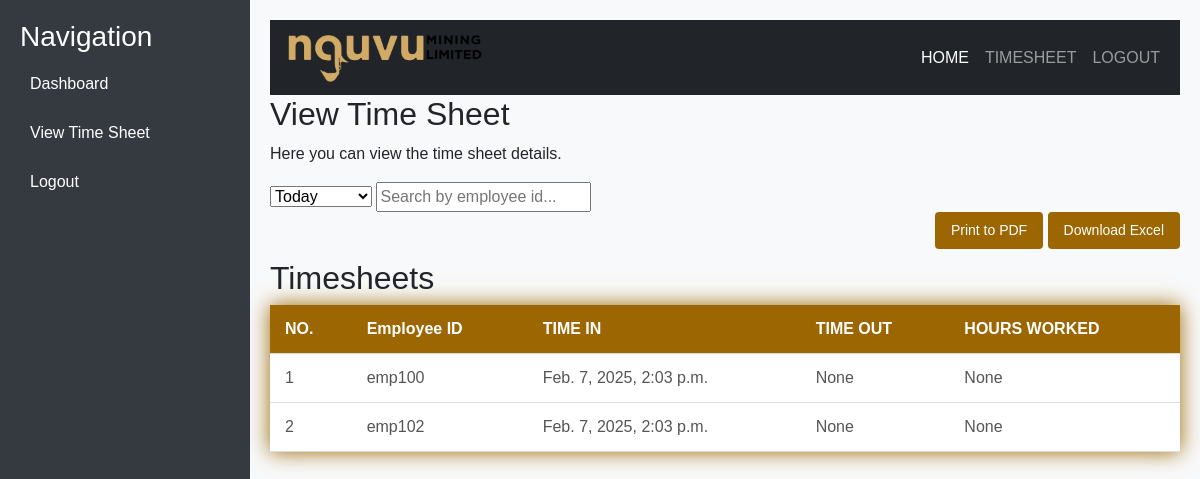
Page /view_timesheet/ (signed in) on the earlier database version.
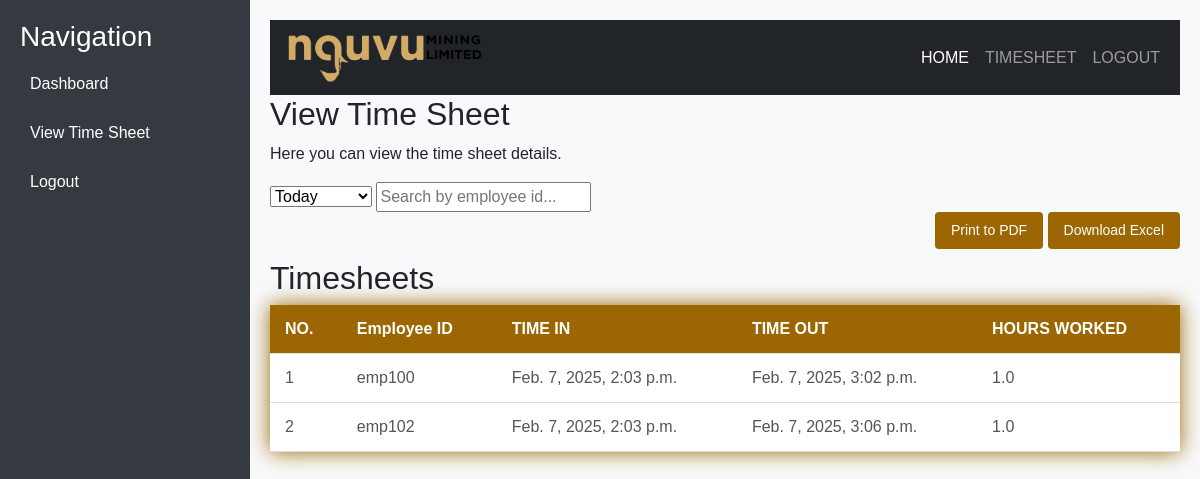
Same page on the later database version.
### timesheet/models.py (models this page shows, shortened)
class EmployeeTimesheet(models.Model):
    employee = models.ForeignKey(Employee, on_delete=models.CASCADE)  # Create relationship with Employee
    check_in_time = models.DateTimeField(null=True)  # Auto timestamp for sign-in
    check_out_time = models.DateTimeField(null=True, blank=True)  # Sign-out time
    hours_on_site = models.FloatField(null=True, blank=True)

class Employee(AbstractUser):
    username = models.CharField(max_length=100, unique=True, default=False)
    fullname = models.CharField(max_length=120,default=False)
    employee_id = models.CharField(max_length=10, unique=True)
    department = models.CharField(max_length=100)
    role = models.CharField(max_length=50)
    password = models.CharField(max_length=128, default=False)

### timesheet/views.py (the view)
# urls.py: path('view_timesheet/', views.view_sheet, name='view_timesheet'),
@user_passes_test(is_admin)
def view_sheet(request):
    today = timezone.now().date()
    time_range = request.GET.get('time_range', 'today')
    if time_range == 'today':
        start_date = today
        end_date = today
    elif time_range == 'one_week':
        start_date = today - timedelta(weeks=1)
        end_date = today
    elif time_range == 'one_month':
        start_date = today - timedelta(weeks=4)
        end_date = today
    elif time_range == 'one_year':
        start_date = today - timedelta(days=365)
        end_date = today
    elif time_range == 'all':
        timesheets = EmployeeTimesheet.objects.all().select_related('employee')
        return render(request, 'view_sheet.html', {'timesheets': timesheets, 'time_range': time_range})
    else:
        start_date = today
        end_date = today
    timesheets = EmployeeTimesheet.objects.filter(check_in_time__date__range=[start_date, end_date]).select_related('employee')
    return render(request, 'view_sheet.html', {'timesheets': timesheets, 'time_range': time_range})

### timesheet/views.py (called while the page is built)
def is_admin(user):
    return user.is_superuser

### templates/view_sheet.html (shortened to what this page needs)
{% extends 'base_dashboard.html' %}
{% block content %}
    <div id="view-time-sheet">
        <h2>View Time Sheet</h2>
        <p>Here you can view the time sheet details.</p>
        <div class="all_users">
            <div class="filter-container">
                <select id="timeRangeFilter" onchange="filterByTimeRange()">
                    <option value="today" {% if time_range == 'today' %}selected{% endif %}>Today</option>
                </select>
                <input type="text" id="searchInput" placeholder="Search by employee id..." value="{{ request.GET.search }}" onkeyup="filterTable()"/>
            </div>
            <div class="table-container">
                <div class="print-container">
                    <button onclick="printTable()">Print to PDF</button>
                    <button onclick="downloadExcel()">Download Excel</button>
                </div>
                <h2>Timesheets</h2>
                <table id="preferencesTable">
                    <thead>
                        <tr>
                            <th>NO.</th>
                            <th>Employee ID</th>
                            <th>TIME IN</th>
                            <th>TIME OUT</th>
                            <th>HOURS WORKED</th>
                        </tr>
                    </thead>
                    <tbody>
                        {% for timesheet in timesheets %}
                        <tr>
                            <td>{{ forloop.counter }}</td>
                            <td>{{ timesheet.employee.employee_id }}</td>
                            <td>{{ timesheet.check_in_time }}</td>
                            <td>{{ timesheet.check_out_time }}</td>
                            <td>{{ timesheet.hours_on_site }}</td>
                        </tr>
                        {% endfor %}
                    </tbody>
                </table>
            </div>
        </div>
    </div>
{% endblock %}

Differences in the rows shown:
changed EmployeeTimesheet "emp100": check_out_time "None" → "Feb. 7, 2025, 3:02 p.m."; hours_on_site "None" → "1.0"
changed EmployeeTimesheet "emp102": check_out_time "None" → "Feb. 7, 2025, 3:06 p.m."; hours_on_site "None" → "1.0"
